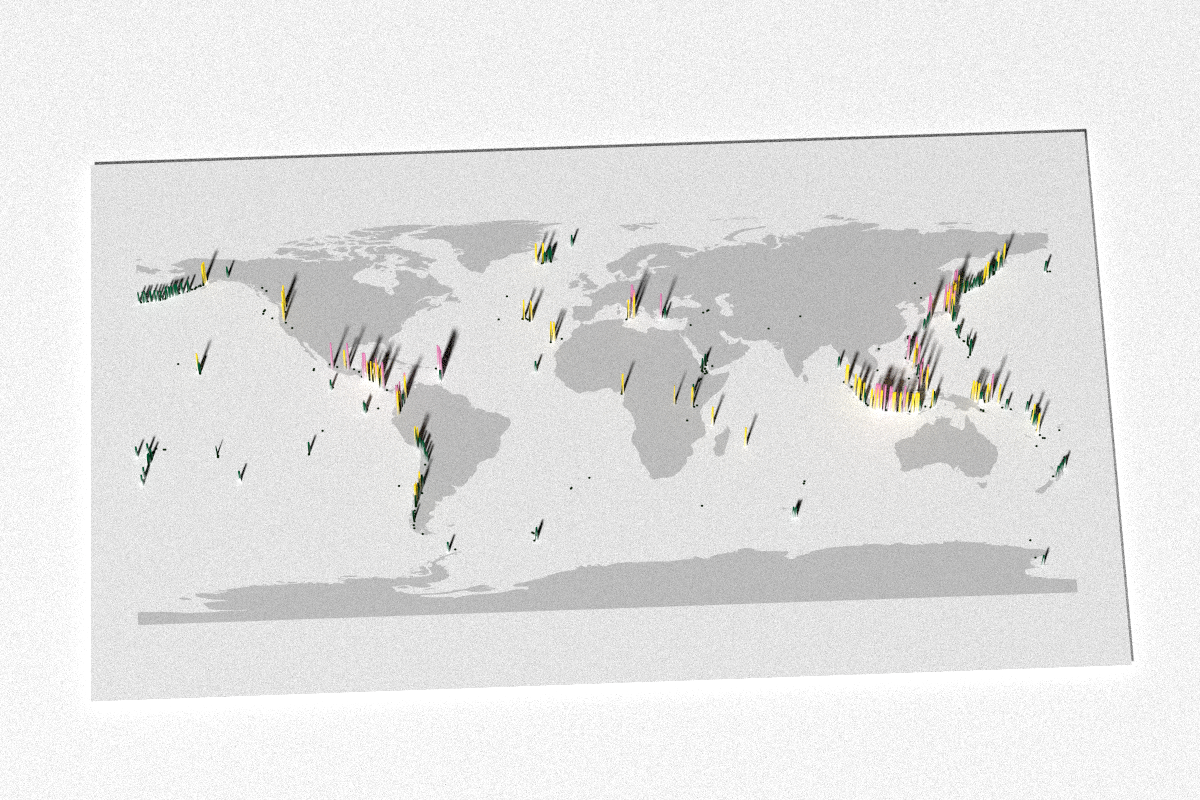

The script that drew this image:
## Day 14: a world map
# volcano risk as extruded points
setwd(dirname(rstudioapi::getActiveDocumentContext()$path))

library(ggplot2)
library(sf)
library(rayshader)

world_polygons <- giscoR::gisco_get_countries()

volcanoes <- read_sf('volcano.json') 
volcanoes <- volcanoes |>
  dplyr::filter(H_active == 1)

volcanoes$risk[volcanoes$risk == "NULL"] <- 0
volcanoes$risk <- as.numeric(volcanoes$risk)

temp <- ggplot() +
  geom_sf(data = world_polygons,
          fill = 'grey', color = NA) +
  geom_point(data = volcanoes,
             aes(x = Longitude, y = Latitude,
                 color = risk),
             size = 0.2) +
  scale_color_gradientn(colors = c('#091E05', "#004F2D", "#FFDA22", "#D87CAC")) +
  theme_void() +
  theme(legend.position = 'none',
        plot.background = element_rect(color = NA, fill = 'grey92'))

plot_gg(temp,
        width = 10,
        height = 6,
        windowsize = c(1200, 800),
        solid = F,
        raytrace = F)

render_highquality(filename = 'day_14_world_map.png',
                   lightintensity = 800,
                   lightdirection = 200,
                   samples = 365)
